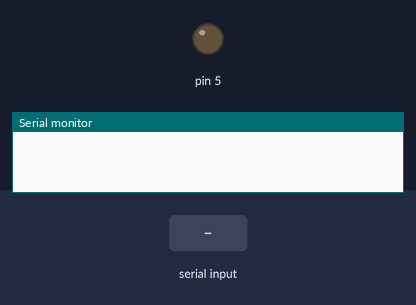
The sketch below on a simulated Arduino Uno, built with avr-gcc and run on an emulated ATmega328P. Shown: output pins drawn as LEDs (lit = HIGH), the last lines printed to the serial monitor. Inputs (shaded band) come from the test bench.

Above: at 1.0 s.
1.1 s: byte 1 (1) received over Serial
At 1.8 s:
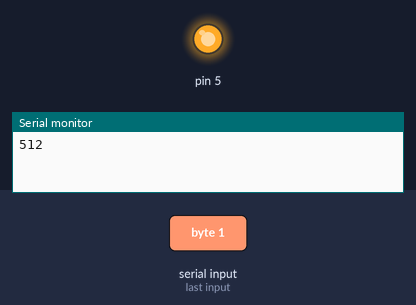
Timing chart, 0 to 4.1 s (numbered marks = the images above; inputs shaded):
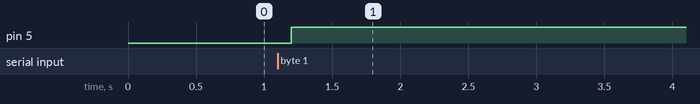

Measured:
- after the input at 1.1 s, pin 5: LOW → HIGH after 0.10 s

The sketch:

Ex3.ino
```cpp
void setup() {
   Serial.begin(9600);
   pinMode(5, OUTPUT);
   pinMode(A0,INPUT);
   while (Serial.available() <= 0) {
     delay(300);              // wait 1/3 second
   }
 }

void loop() {
   while (Serial.available() > 0) {
     // read the incoming byte:
     int inByte = Serial.read();
     switch (inByte) {
       case 0:
         digitalWrite(5, LOW);
         break;
       case 1:
         digitalWrite(5, HIGH);
         break;
     }
     int sensorValue = analogRead(A0);
     Serial.print(sensorValue);
     Serial.println();

   }
 }
```
